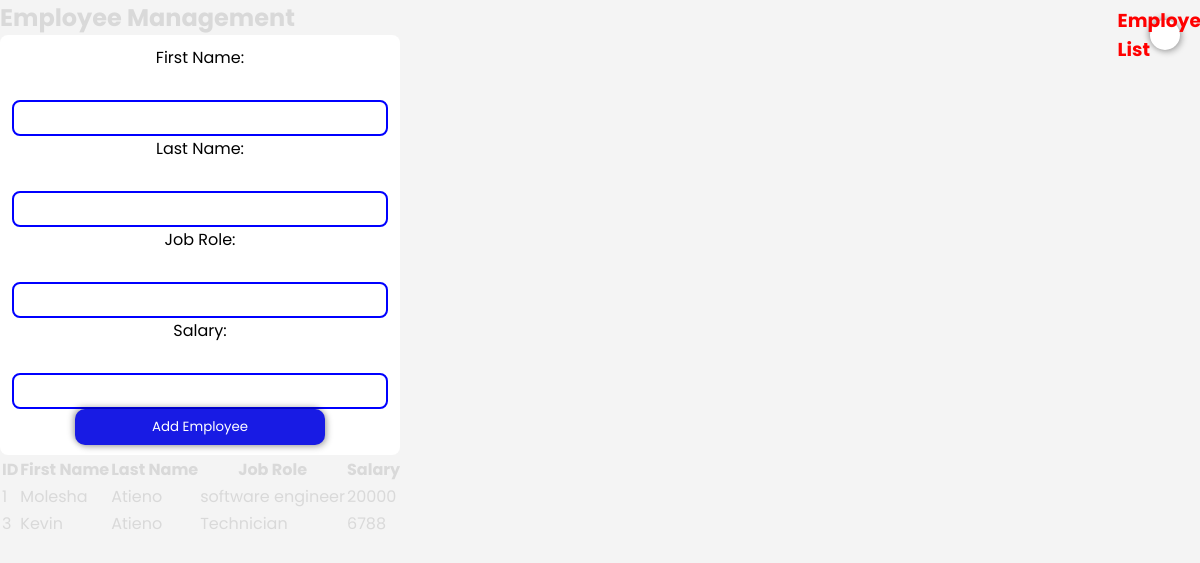
The page /employeemng.php on the database as committed earlier.
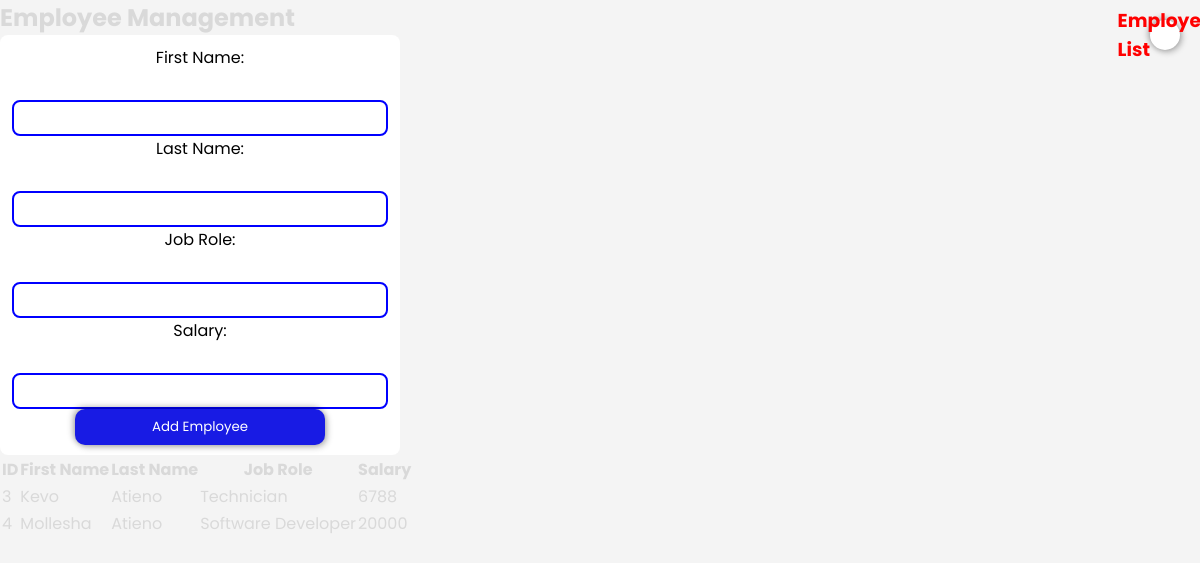
The same page on the database as committed later.
### tables this page shows
CREATE TABLE `emps` (
  `id` int(11) NOT NULL,
  `first_name` varchar(50) NOT NULL,
  `last_name` varchar(50) NOT NULL,
  `job_role` varchar(50) NOT NULL,
  `salary` decimal(10,0) NOT NULL,
  `created_at` date NOT NULL DEFAULT curdate()
);

### employeemng.php (the view, shortened to what this page needs)
<?php
require_once('dbh.inc.php');
?>
<!DOCTYPE html>
<html lang="en">
<head>
    <link rel="stylesheet" href="styles.css">
</head>
<body>
    <h2>Employee Management</h2>
    <form  action="add_employee.php" method="POST" class="employee-form">
        <label for="firstName">First Name:</label>
        <input type="text" id="firstName" name="firstName" required>
        <label for="lastName">Last Name:</label>
        <input type="text" id="lastName" name="lastName" required>
        <label for="jobRole">Job Role:</label>
        <input type="text" id="jobRole" name="jobRole" required>
        <label for="salary">Salary:</label>
        <input type="number" id="salary" name="salary" required>
        <button type="submit" name="addEmployee">Add Employee</button>
    </form>
    <div class="employee-list">
        <h3>Employee List</h3>
        <table>
            <thead>
                <tr>
                    <th>ID</th>
                    <th>First Name</th>
                    <th>Last Name</th>
                    <th>Job Role</th>
                    <th>Salary</th>
                </tr>
            </thead>
            <tbody>
                <?php
                $result = $conn->query("SELECT * FROM emps");
                if ($result->num_rows > 0) {
                    while ($row = $result->fetch_assoc()) {
                        echo "<tr>";
                        echo "<td>" . $row['id'] . "</td>";
                        echo "<td>" . $row['first_name'] . "</td>";
                        echo "<td>" . $row['last_name'] . "</td>";
                        echo "<td>" . $row['job_role'] . "</td>";
                        echo "<td>" . $row['salary'] . "</td>";
                        echo "</tr>";
                    }
                } else {
                    echo "<tr><td colspan='5'>No employees found.</td></tr>";
                }
                ?>
            </tbody>
        </table>
    </div>
</body>
</html>

Rows that differ between the two databases and show on the page:
removed emps: id "1", first_name "Molesha", last_name "Atieno", job_role "software engineer", salary "20000"
changed emps "Technician": first_name "Kevin" → "Kevo"
added emps: id "4", first_name "Mollesha", last_name "Atieno", job_role "Software Developer", salary "20000"
